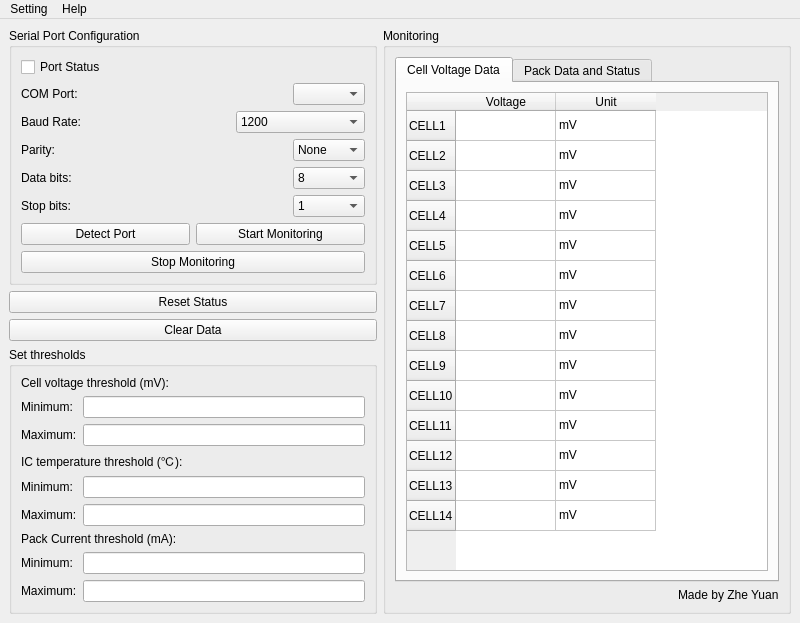
<?xml version="1.0" encoding="UTF-8"?>
<ui version="4.0">
 <class>MainWindow</class>
 <widget class="QMainWindow" name="MainWindow">
  <property name="geometry">
   <rect>
    <x>0</x>
    <y>0</y>
    <width>800</width>
    <height>599</height>
   </rect>
  </property>
  <property name="font">
   <font>
    <family>Arial</family>
   </font>
  </property>
  <property name="windowTitle">
   <string>Third Year Project GUI</string>
  </property>
  <property name="locale">
   <locale language="English" country="UnitedKingdom"/>
  </property>
  <widget class="QWidget" name="centralwidget">
   <layout class="QHBoxLayout" name="centralWidgetLayout">
    <item>
     <layout class="QVBoxLayout" name="leftLayout">
      <item>
       <widget class="QGroupBox" name="portConfigBox">
        <property name="font">
         <font>
          <family>Arial</family>
          <bold>false</bold>
         </font>
        </property>
        <property name="title">
         <string>Serial Port Configuration</string>
        </property>
        <layout class="QVBoxLayout" name="portConfigBoxLayout">
         <item>
          <widget class="QCheckBox" name="portStatusDisplay">
           <property name="focusPolicy">
            <enum>Qt::NoFocus</enum>
           </property>
           <property name="text">
            <string>Port Status</string>
           </property>
          </widget>
         </item>
         <item>
          <layout class="QGridLayout" name="serialPortConfigLayout">
           <item row="1" column="0" colspan="2">
            <widget class="QLabel" name="baudRateLabel">
             <property name="text">
              <string>Baud Rate:</string>
             </property>
            </widget>
           </item>
           <item row="0" column="5">
            <widget class="QComboBox" name="portComboBox"/>
           </item>
           <item row="2" column="2" colspan="3">
            <spacer name="horizontalSpacer_3">
             <property name="orientation">
              <enum>Qt::Horizontal</enum>
             </property>
             <property name="sizeHint" stdset="0">
              <size>
               <width>40</width>
               <height>20</height>
              </size>
             </property>
            </spacer>
           </item>
           <item row="3" column="5">
            <widget class="QComboBox" name="dataBitsComboBox">
             <item>
              <property name="text">
               <string>8</string>
              </property>
             </item>
             <item>
              <property name="text">
               <string>7</string>
              </property>
             </item>
             <item>
              <property name="text">
               <string>6</string>
              </property>
             </item>
             <item>
              <property name="text">
               <string>5</string>
              </property>
             </item>
            </widget>
           </item>
           <item row="0" column="2" colspan="3">
            <spacer name="horizontalSpacer_5">
             <property name="orientation">
              <enum>Qt::Horizontal</enum>
             </property>
             <property name="sizeHint" stdset="0">
              <size>
               <width>40</width>
               <height>20</height>
              </size>
             </property>
            </spacer>
           </item>
           <item row="4" column="2" colspan="3">
            <spacer name="horizontalSpacer">
             <property name="orientation">
              <enum>Qt::Horizontal</enum>
             </property>
             <property name="sizeHint" stdset="0">
              <size>
               <width>40</width>
               <height>20</height>
              </size>
             </property>
            </spacer>
           </item>
           <item row="2" column="0" colspan="2">
            <widget class="QLabel" name="parityLabel">
             <property name="text">
              <string>Parity:</string>
             </property>
            </widget>
           </item>
           <item row="4" column="0" colspan="2">
            <widget class="QLabel" name="stopBitsLabel">
             <property name="text">
              <string>Stop bits:</string>
             </property>
            </widget>
           </item>
           <item row="4" column="5">
            <widget class="QComboBox" name="stopBitsComboBox">
             <item>
              <property name="text">
               <string>1</string>
              </property>
             </item>
             <item>
              <property name="text">
               <string>1.5</string>
              </property>
             </item>
             <item>
              <property name="text">
               <string>2</string>
              </property>
             </item>
            </widget>
           </item>
           <item row="0" column="0" colspan="2">
            <widget class="QLabel" name="portLabel">
             <property name="text">
              <string>COM Port:</string>
             </property>
            </widget>
           </item>
           <item row="3" column="0" colspan="2">
            <widget class="QLabel" name="dataBitsLabel">
             <property name="text">
              <string>Data bits:</string>
             </property>
            </widget>
           </item>
           <item row="2" column="5">
            <widget class="QComboBox" name="parityComboBox">
             <item>
              <property name="text">
               <string>None</string>
              </property>
             </item>
             <item>
              <property name="text">
               <string>Odd</string>
              </property>
             </item>
             <item>
              <property name="text">
               <string>Even</string>
              </property>
             </item>
            </widget>
           </item>
           <item row="3" column="2" colspan="3">
            <spacer name="horizontalSpacer_2">
             <property name="orientation">
              <enum>Qt::Horizontal</enum>
             </property>
             <property name="sizeHint" stdset="0">
              <size>
               <width>40</width>
               <height>20</height>
              </size>
             </property>
            </spacer>
           </item>
           <item row="1" column="2" colspan="2">
            <spacer name="horizontalSpacer_4">
             <property name="orientation">
              <enum>Qt::Horizontal</enum>
             </property>
             <property name="sizeHint" stdset="0">
              <size>
               <width>40</width>
               <height>20</height>
              </size>
             </property>
            </spacer>
           </item>
           <item row="1" column="4" colspan="2">
            <widget class="QComboBox" name="baudRateComboBox">
             <item>
              <property name="text">
               <string>1200</string>
              </property>
             </item>
             <item>
              <property name="text">
               <string>1800</string>
              </property>
             </item>
             <item>
              <property name="text">
               <string>2400</string>
              </property>
             </item>
             <item>
              <property name="text">
               <string>4800</string>
              </property>
             </item>
             <item>
              <property name="text">
               <string>9600</string>
              </property>
             </item>
             <item>
              <property name="text">
               <string>19200</string>
              </property>
             </item>
             <item>
              <property name="text">
               <string>38400</string>
              </property>
             </item>
             <item>
              <property name="text">
               <string>57600</string>
              </property>
             </item>
             <item>
              <property name="text">
               <string>115200</string>
              </property>
             </item>
             <item>
              <property name="text">
               <string>230400</string>
              </property>
             </item>
             <item>
              <property name="text">
               <string>460800</string>
              </property>
             </item>
             <item>
              <property name="text">
               <string>500000</string>
              </property>
             </item>
             <item>
              <property name="text">
               <string>576000</string>
              </property>
             </item>
             <item>
              <property name="text">
               <string>921600</string>
              </property>
             </item>
            </widget>
           </item>
          </layout>
         </item>
         <item>
          <layout class="QGridLayout" name="serialPortButtonLayout">
           <item row="0" column="0">
            <widget class="QPushButton" name="detectPortButton">
             <property name="text">
              <string>Detect Port</string>
             </property>
            </widget>
           </item>
           <item row="0" column="1">
            <widget class="QPushButton" name="startButton">
             <property name="text">
              <string>Start Monitoring</string>
             </property>
            </widget>
           </item>
           <item row="1" column="0" colspan="2">
            <widget class="QPushButton" name="stopButton">
             <property name="text">
              <string>Stop Monitoring</string>
             </property>
            </widget>
           </item>
          </layout>
         </item>
        </layout>
       </widget>
      </item>
      <item>
       <widget class="QPushButton" name="resetStatusButton">
        <property name="text">
         <string>Reset Status</string>
        </property>
       </widget>
      </item>
      <item>
       <widget class="QPushButton" name="clearDataButton">
        <property name="text">
         <string>Clear Data</string>
        </property>
       </widget>
      </item>
      <item>
       <widget class="QGroupBox" name="thresholdGroupBox">
        <property name="title">
         <string>Set thresholds</string>
        </property>
        <layout class="QVBoxLayout" name="thresholdGroupBoxLayout">
         <item>
          <widget class="QLabel" name="voltageThresholdLabel">
           <property name="text">
            <string>Cell voltage threshold (mV):</string>
           </property>
          </widget>
         </item>
         <item>
          <layout class="QGridLayout" name="voltageThresholdLayout">
           <item row="1" column="0">
            <widget class="QLabel" name="voltageMaxLabel">
             <property name="text">
              <string>Maximum:</string>
             </property>
            </widget>
           </item>
           <item row="0" column="0">
            <widget class="QLabel" name="voltageMiniLabel">
             <property name="text">
              <string>Minimum:</string>
             </property>
            </widget>
           </item>
           <item row="0" column="1">
            <widget class="QLineEdit" name="voltageMiniLineEdit">
             <property name="acceptDrops">
              <bool>false</bool>
             </property>
            </widget>
           </item>
           <item row="1" column="1">
            <widget class="QLineEdit" name="voltageMaxLineEdit">
             <property name="acceptDrops">
              <bool>false</bool>
             </property>
            </widget>
           </item>
          </layout>
         </item>
         <item>
          <widget class="QLabel" name="tempThresholdLabel">
           <property name="text">
            <string>IC temperature threshold (℃):</string>
           </property>
          </widget>
         </item>
         <item>
          <layout class="QGridLayout" name="tempThresholdLayout">
           <item row="1" column="0">
            <widget class="QLabel" name="tempMaxLabel">
             <property name="text">
              <string>Maximum:</string>
             </property>
            </widget>
           </item>
           <item row="0" column="0">
            <widget class="QLabel" name="tempMiniLabel">
             <property name="text">
              <string>Minimum:</string>
             </property>
            </widget>
           </item>
           <item row="0" column="1">
            <widget class="QLineEdit" name="tempMiniLineEdit">
             <property name="acceptDrops">
              <bool>false</bool>
             </property>
            </widget>
           </item>
           <item row="1" column="1">
            <widget class="QLineEdit" name="tempMaxLineEdit">
             <property name="acceptDrops">
              <bool>false</bool>
             </property>
            </widget>
           </item>
          </layout>
         </item>
         <item>
          <widget class="QLabel" name="currentThresholdLabel">
           <property name="text">
            <string>Pack Current threshold (mA):</string>
           </property>
          </widget>
         </item>
         <item>
          <layout class="QGridLayout" name="currentThresholdLayout">
           <item row="0" column="0">
            <widget class="QLabel" name="currentMiniLabel">
             <property name="text">
              <string>Minimum:</string>
             </property>
            </widget>
           </item>
           <item row="1" column="0">
            <widget class="QLabel" name="currentMaxLabel">
             <property name="text">
              <string>Maximum:</string>
             </property>
            </widget>
           </item>
           <item row="0" column="1">
            <widget class="QLineEdit" name="currentMiniLineEdit">
             <property name="acceptDrops">
              <bool>false</bool>
             </property>
            </widget>
           </item>
           <item row="1" column="1">
            <widget class="QLineEdit" name="currentMaxLineEdit">
             <property name="acceptDrops">
              <bool>false</bool>
             </property>
            </widget>
           </item>
          </layout>
         </item>
        </layout>
       </widget>
      </item>
     </layout>
    </item>
    <item>
     <widget class="QGroupBox" name="monitorGroupBox">
      <property name="title">
       <string>Monitoring</string>
      </property>
      <layout class="QVBoxLayout" name="monitorGroupBoxLayout">
       <item>
        <widget class="QTabWidget" name="monitorWindowTab">
         <property name="currentIndex">
          <number>0</number>
         </property>
         <widget class="QWidget" name="batteryData_1">
          <property name="enabled">
           <bool>true</bool>
          </property>
          <attribute name="title">
           <string>Cell Voltage Data</string>
          </attribute>
          <layout class="QVBoxLayout" name="batteryData_1Layout">
           <item>
            <widget class="QTableWidget" name="voltageTable">
             <property name="focusPolicy">
              <enum>Qt::NoFocus</enum>
             </property>
             <row>
              <property name="text">
               <string>CELL1</string>
              </property>
             </row>
             <row>
              <property name="text">
               <string>CELL2</string>
              </property>
             </row>
             <row>
              <property name="text">
               <string>CELL3</string>
              </property>
             </row>
             <row>
              <property name="text">
               <string>CELL4</string>
              </property>
             </row>
             <row>
              <property name="text">
               <string>CELL5</string>
              </property>
             </row>
             <row>
              <property name="text">
               <string>CELL6</string>
              </property>
             </row>
             <row>
              <property name="text">
               <string>CELL7</string>
              </property>
             </row>
             <row>
              <property name="text">
               <string>CELL8</string>
              </property>
             </row>
             <row>
              <property name="text">
               <string>CELL9</string>
              </property>
             </row>
             <row>
              <property name="text">
               <string>CELL10</string>
              </property>
             </row>
             <row>
              <property name="text">
               <string>CELL11</string>
              </property>
             </row>
             <row>
              <property name="text">
               <string>CELL12</string>
              </property>
             </row>
             <row>
              <property name="text">
               <string>CELL13</string>
              </property>
             </row>
             <row>
              <property name="text">
               <string>CELL14</string>
              </property>
             </row>
             <column>
              <property name="text">
               <string>Voltage</string>
              </property>
             </column>
             <column>
              <property name="text">
               <string>Unit</string>
              </property>
             </column>
             <item row="0" column="1">
              <property name="text">
               <string>mV</string>
              </property>
             </item>
             <item row="1" column="1">
              <property name="text">
               <string>mV</string>
              </property>
             </item>
             <item row="2" column="1">
              <property name="text">
               <string>mV</string>
              </property>
             </item>
             <item row="3" column="1">
              <property name="text">
               <string>mV</string>
              </property>
             </item>
             <item row="4" column="1">
              <property name="text">
               <string>mV</string>
              </property>
             </item>
             <item row="5" column="1">
              <property name="text">
               <string>mV</string>
              </property>
             </item>
             <item row="6" column="1">
              <property name="text">
               <string>mV</string>
              </property>
             </item>
             <item row="7" column="1">
              <property name="text">
               <string>mV</string>
              </property>
             </item>
             <item row="8" column="1">
              <property name="text">
               <string>mV</string>
              </property>
             </item>
             <item row="9" column="1">
              <property name="text">
               <string>mV</string>
              </property>
             </item>
             <item row="10" column="1">
              <property name="text">
               <string>mV</string>
              </property>
             </item>
             <item row="11" column="1">
              <property name="text">
               <string>mV</string>
              </property>
             </item>
             <item row="12" column="1">
              <property name="text">
               <string>mV</string>
              </property>
             </item>
             <item row="13" column="1">
              <property name="text">
               <string>mV</string>
              </property>
             </item>
            </widget>
           </item>
          </layout>
         </widget>
         <widget class="QWidget" name="batteryData_2">
          <attribute name="title">
           <string>Pack Data and Status</string>
          </attribute>
          <layout class="QVBoxLayout" name="batteryData_2Layout">
           <item>
            <widget class="QGroupBox" name="packMonitoringGroupBox">
             <property name="title">
              <string>Pack Monitoring</string>
             </property>
             <layout class="QGridLayout" name="packMonitoringGroupBoxLayout">
              <item row="0" column="0" colspan="2">
               <widget class="QLabel" name="packVoltageLabel">
                <property name="text">
                 <string>StackVoltage:</string>
                </property>
               </widget>
              </item>
              <item row="0" column="2" colspan="2">
               <widget class="QLineEdit" name="packVoltageLineEdit">
                <property name="enabled">
                 <bool>true</bool>
                </property>
                <property name="focusPolicy">
                 <enum>Qt::NoFocus</enum>
                </property>
                <property name="acceptDrops">
                 <bool>false</bool>
                </property>
               </widget>
              </item>
              <item row="0" column="4">
               <widget class="QLabel" name="packVoltageUnit">
                <property name="text">
                 <string>mV</string>
                </property>
               </widget>
              </item>
              <item row="1" column="0">
               <widget class="QLabel" name="packCurrentLabel">
                <property name="text">
                 <string>Current:</string>
                </property>
               </widget>
              </item>
              <item row="1" column="1" colspan="3">
               <widget class="QLineEdit" name="packCurrentLineEdit">
                <property name="focusPolicy">
                 <enum>Qt::NoFocus</enum>
                </property>
                <property name="acceptDrops">
                 <bool>false</bool>
                </property>
               </widget>
              </item>
              <item row="1" column="4">
               <widget class="QLabel" name="packCurrentUnit">
                <property name="text">
                 <string>A</string>
                </property>
               </widget>
              </item>
              <item row="2" column="0" colspan="3">
               <widget class="QLabel" name="ICTempLabel">
                <property name="text">
                 <string>MC33771C temperature:</string>
                </property>
               </widget>
              </item>
              <item row="2" column="3">
               <widget class="QLineEdit" name="ICTempLineEdit">
                <property name="focusPolicy">
                 <enum>Qt::NoFocus</enum>
                </property>
                <property name="acceptDrops">
                 <bool>false</bool>
                </property>
               </widget>
              </item>
              <item row="2" column="4">
               <widget class="QLabel" name="ICTempUnit">
                <property name="text">
                 <string>℃</string>
                </property>
               </widget>
              </item>
             </layout>
            </widget>
           </item>
           <item>
            <widget class="QGroupBox" name="statusGroupBox">
             <property name="title">
              <string>Status</string>
             </property>
             <layout class="QVBoxLayout" name="verticalLayout">
              <item>
               <layout class="QGridLayout" name="batteryStatusLayout">
                <item row="0" column="0">
                 <widget class="QPushButton" name="Cell1StatusDisplay">
                  <property name="font">
                   <font>
                    <family>Arial</family>
                    <bold>true</bold>
                   </font>
                  </property>
                  <property name="focusPolicy">
                   <enum>Qt::NoFocus</enum>
                  </property>
                  <property name="styleSheet">
                   <string notr="true">background-color: rgb(0, 255, 0);</string>
                  </property>
                  <property name="text">
                   <string>Cell1</string>
                  </property>
                 </widget>
                </item>
                <item row="0" column="1">
                 <widget class="QPushButton" name="Cell2StatusDisplay">
                  <property name="font">
                   <font>
                    <family>Arial</family>
                    <bold>true</bold>
                   </font>
                  </property>
                  <property name="focusPolicy">
                   <enum>Qt::NoFocus</enum>
                  </property>
                  <property name="styleSheet">
                   <string notr="true">background-color: rgb(0, 255, 0);</string>
                  </property>
                  <property name="text">
                   <string>Cell2</string>
                  </property>
                 </widget>
                </item>
                <item row="3" column="1">
                 <widget class="QPushButton" name="Cell14StatusDisplay">
                  <property name="font">
                   <font>
                    <family>Arial</family>
                    <bold>true</bold>
                    <strikeout>false</strikeout>
                   </font>
                  </property>
                  <property name="focusPolicy">
                   <enum>Qt::NoFocus</enum>
                  </property>
                  <property name="styleSheet">
                   <string notr="true">background-color: rgb(0, 255, 0);</string>
                  </property>
                  <property name="text">
                   <string>Cell14</string>
                  </property>
                 </widget>
                </item>
                <item row="0" column="2">
                 <widget class="QPushButton" name="Cell3StatusDisplay">
                  <property name="font">
                   <font>
                    <family>Arial</family>
                    <bold>true</bold>
                   </font>
                  </property>
                  <property name="focusPolicy">
                   <enum>Qt::NoFocus</enum>
                  </property>
                  <property name="styleSheet">
                   <string notr="true">background-color: rgb(0, 255, 0);</string>
                  </property>
                  <property name="text">
                   <string>Cell3</string>
                  </property>
                 </widget>
                </item>
                <item row="0" column="3">
                 <widget class="QPushButton" name="Cell4StatusDisplay">
                  <property name="font">
                   <font>
                    <family>Arial</family>
                    <bold>true</bold>
                   </font>
                  </property>
                  <property name="focusPolicy">
                   <enum>Qt::NoFocus</enum>
                  </property>
                  <property name="styleSheet">
                   <string notr="true">background-color: rgb(0, 255, 0);</string>
                  </property>
                  <property name="text">
                   <string>Cell4</string>
                  </property>
                 </widget>
                </item>
                <item row="1" column="0">
                 <widget class="QPushButton" name="Cell5StatusDisplay">
                  <property name="font">
                   <font>
                    <family>Arial</family>
                    <bold>true</bold>
                   </font>
                  </property>
                  <property name="focusPolicy">
                   <enum>Qt::NoFocus</enum>
                  </property>
                  <property name="styleSheet">
                   <string notr="true">background-color: rgb(0, 255, 0);</string>
                  </property>
                  <property name="text">
                   <string>Cell5</string>
                  </property>
                 </widget>
                </item>
                <item row="1" column="1">
                 <widget class="QPushButton" name="Cell6StatusDisplay">
                  <property name="font">
                   <font>
                    <family>Arial</family>
                    <bold>true</bold>
                   </font>
                  </property>
                  <property name="focusPolicy">
                   <enum>Qt::NoFocus</enum>
                  </property>
                  <property name="styleSheet">
                   <string notr="true">background-color: rgb(0, 255, 0);</string>
                  </property>
                  <property name="text">
                   <string>Cell6</string>
                  </property>
                 </widget>
                </item>
                <item row="1" column="2">
                 <widget class="QPushButton" name="Cell7StatusDisplay">
                  <property name="font">
                   <font>
                    <family>Arial</family>
                    <bold>true</bold>
                   </font>
                  </property>
                  <property name="focusPolicy">
                   <enum>Qt::NoFocus</enum>
                  </property>
                  <property name="styleSheet">
                   <string notr="true">background-color: rgb(0, 255, 0);</string>
                  </property>
                  <property name="text">
                   <string>Cell7</string>
                  </property>
                 </widget>
                </item>
                <item row="1" column="3">
                 <widget class="QPushButton" name="Cell8StatusDisplay">
                  <property name="font">
                   <font>
                    <family>Arial</family>
                    <bold>true</bold>
                   </font>
                  </property>
                  <property name="focusPolicy">
                   <enum>Qt::NoFocus</enum>
                  </property>
                  <property name="styleSheet">
                   <string notr="true">background-color: rgb(0, 255, 0);</string>
                  </property>
                  <property name="text">
                   <string>Cell8</string>
                  </property>
                 </widget>
                </item>
                <item row="2" column="0">
                 <widget class="QPushButton" name="Cell9StatusDisplay">
                  <property name="font">
                   <font>
                    <family>Arial</family>
                    <bold>true</bold>
                   </font>
                  </property>
                  <property name="focusPolicy">
                   <enum>Qt::NoFocus</enum>
                  </property>
                  <property name="styleSheet">
                   <string notr="true">background-color: rgb(0, 255, 0);</string>
                  </property>
                  <property name="text">
                   <string>Cell9</string>
                  </property>
                 </widget>
                </item>
                <item row="2" column="1">
                 <widget class="QPushButton" name="Cell10StatusDisplay">
                  <property name="font">
                   <font>
                    <family>Arial</family>
                    <bold>true</bold>
                   </font>
                  </property>
                  <property name="focusPolicy">
                   <enum>Qt::NoFocus</enum>
                  </property>
                  <property name="styleSheet">
                   <string notr="true">background-color: rgb(0, 255, 0);</string>
                  </property>
                  <property name="text">
                   <string>Cell10</string>
                  </property>
                 </widget>
                </item>
                <item row="2" column="2">
                 <widget class="QPushButton" name="Cell11StatusDisplay">
                  <property name="font">
                   <font>
                    <family>Arial</family>
                    <bold>true</bold>
                   </font>
                  </property>
                  <property name="focusPolicy">
                   <enum>Qt::NoFocus</enum>
                  </property>
                  <property name="styleSheet">
                   <string notr="true">background-color: rgb(0, 255, 0);</string>
                  </property>
                  <property name="text">
                   <string>Cell11</string>
                  </property>
                 </widget>
                </item>
                <item row="2" column="3">
                 <widget class="QPushButton" name="Cell12StatusDisplay">
                  <property name="font">
                   <font>
                    <family>Arial</family>
                    <bold>true</bold>
                   </font>
                  </property>
                  <property name="focusPolicy">
                   <enum>Qt::NoFocus</enum>
                  </property>
                  <property name="styleSheet">
                   <string notr="true">background-color: rgb(0, 255, 0);</string>
                  </property>
                  <property name="text">
                   <string>Cell12</string>
                  </property>
                 </widget>
                </item>
                <item row="3" column="0">
                 <widget class="QPushButton" name="Cell13StatusDisplay">
                  <property name="font">
                   <font>
                    <family>Arial</family>
                    <bold>true</bold>
                   </font>
                  </property>
                  <property name="focusPolicy">
                   <enum>Qt::NoFocus</enum>
                  </property>
                  <property name="styleSheet">
                   <string notr="true">background-color: rgb(0, 255, 0);</string>
                  </property>
                  <property name="text">
                   <string>Cell13</string>
                  </property>
                 </widget>
                </item>
               </layout>
              </item>
              <item>
               <layout class="QHBoxLayout" name="packStatusLayout">
                <item>
                 <widget class="QLabel" name="packStatusLabel">
                  <property name="text">
                   <string>Pack Status:</string>
                  </property>
                 </widget>
                </item>
                <item>
                 <widget class="QLineEdit" name="packStatusDisplay">
                  <property name="focusPolicy">
                   <enum>Qt::NoFocus</enum>
                  </property>
                  <property name="acceptDrops">
                   <bool>false</bool>
                  </property>
                 </widget>
                </item>
               </layout>
              </item>
              <item>
               <layout class="QHBoxLayout" name="ICStatusLayout">
                <item>
                 <widget class="QLabel" name="ICStatusLabel">
                  <property name="text">
                   <string>IC Temperature:</string>
                  </property>
                 </widget>
                </item>
                <item>
                 <spacer name="horizontalSpacer_7">
                  <property name="orientation">
                   <enum>Qt::Horizontal</enum>
                  </property>
                  <property name="sizeHint" stdset="0">
                   <size>
                    <width>40</width>
                    <height>20</height>
                   </size>
                  </property>
                 </spacer>
                </item>
                <item>
                 <widget class="QLineEdit" name="ICStatusDisplay">
                  <property name="focusPolicy">
                   <enum>Qt::NoFocus</enum>
                  </property>
                  <property name="acceptDrops">
                   <bool>false</bool>
                  </property>
                 </widget>
                </item>
               </layout>
              </item>
             </layout>
            </widget>
           </item>
          </layout>
         </widget>
        </widget>
       </item>
       <item alignment="Qt::AlignRight">
        <widget class="QLabel" name="nameLabel">
         <property name="layoutDirection">
          <enum>Qt::LeftToRight</enum>
         </property>
         <property name="text">
          <string>Made by Zhe Yuan</string>
         </property>
        </widget>
       </item>
      </layout>
     </widget>
    </item>
   </layout>
  </widget>
  <widget class="QMenuBar" name="menubar">
   <property name="geometry">
    <rect>
     <x>0</x>
     <y>0</y>
     <width>800</width>
     <height>20</height>
    </rect>
   </property>
   <widget class="QMenu" name="menuSetting">
    <property name="title">
     <string>Setting</string>
    </property>
    <addaction name="actionConnect"/>
    <addaction name="actionDetectPort"/>
   </widget>
   <widget class="QMenu" name="menuHelp">
    <property name="title">
     <string>Help</string>
    </property>
    <addaction name="actionHelp"/>
    <addaction name="separator"/>
    <addaction name="actionAbout"/>
   </widget>
   <addaction name="menuSetting"/>
   <addaction name="menuHelp"/>
  </widget>
  <action name="actionConnect">
   <property name="text">
    <string>Connect</string>
   </property>
  </action>
  <action name="actionDetectPort">
   <property name="text">
    <string>Detect Port</string>
   </property>
  </action>
  <action name="actionChangeUnitV">
   <property name="text">
    <string>V</string>
   </property>
  </action>
  <action name="actionChangeUnitmV">
   <property name="text">
    <string>mV</string>
   </property>
  </action>
  <action name="actionChangeUnitA">
   <property name="text">
    <string>A</string>
   </property>
  </action>
  <action name="actionChangeUnitmA">
   <property name="text">
    <string>mA</string>
   </property>
  </action>
  <action name="actionChangeUnitC">
   <property name="text">
    <string>℃</string>
   </property>
  </action>
  <action name="action_2">
   <property name="text">
    <string>℉</string>
   </property>
  </action>
  <action name="actionHelp">
   <property name="text">
    <string>Help</string>
   </property>
  </action>
  <action name="actionAbout">
   <property name="text">
    <string>About</string>
   </property>
  </action>
 </widget>
 <resources/>
 <connections/>
</ui>
